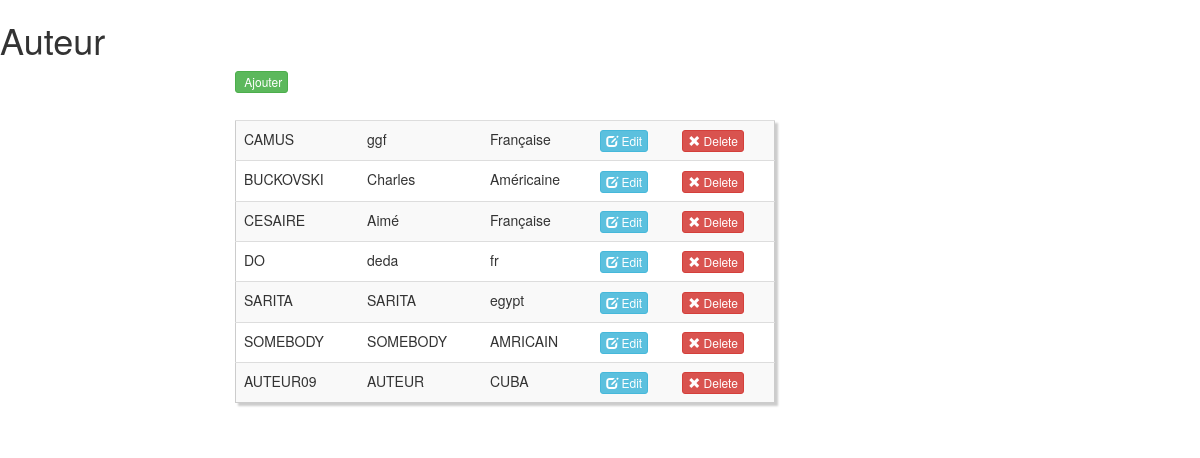
Page /auteur.php (signed in) on the earlier database version.
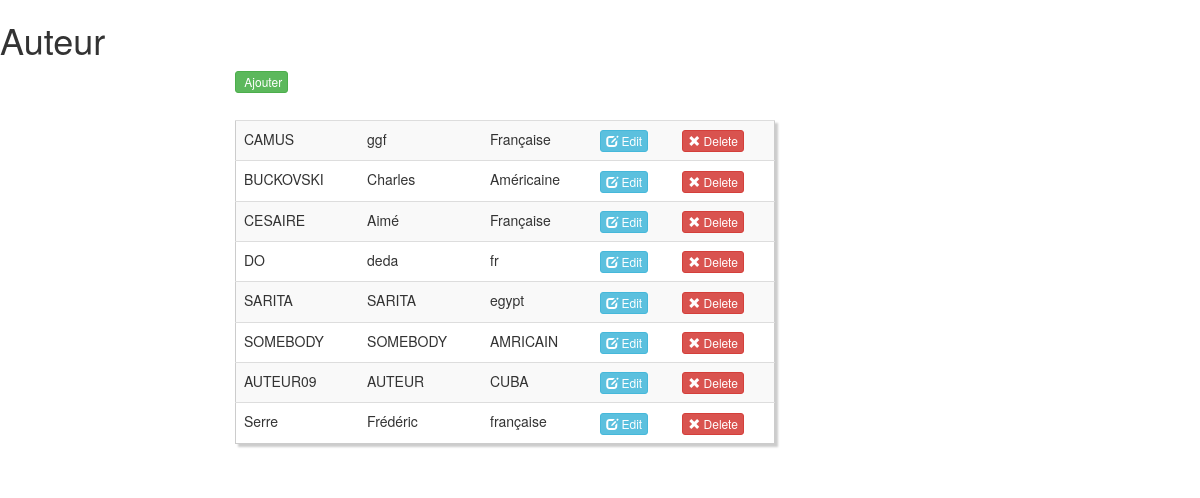
Same page on the later database version.
### tables this page shows
CREATE TABLE `auteur` (
  `id_auteur` int(11) NOT NULL,
  `nom` varchar(200) NOT NULL,
  `prenom` varchar(200) NOT NULL,
  `nationalite` varchar(50) NOT NULL
);

### includes/define.php (called while the page is built, shortened)
 <?php
$route=["auteur"=>"../auteur.php",
"formupdateauteur"=>"../formupdateauteur.php",
"formcreateauteur"=>"../formcreateauteur.php",
"createauteur"=>"../createauteur.php",
"deleteauteur"=>"../deleteauteur.php",
"updateauteur"=>"../updateauteur.php",
"bibliolist"=>"../bibliolist.php",
"createbiblio"=>"../createbiblio.php",
"deletebiblio"=>"../deletebiblio.php",
"formcreatbiblio"=>"../formcreatbiblio.php",
"formupdatebiblio"=>"../formupdatebiblio.php",
"updatebiblio"=>"../updatebiblio.php",
"livrelist"=>"../livrelist.php",
"createlivre"=>"../createlivre.php",
"deletelivre"=>"../deletelivre.php",
"formcreatelivre"=>"../formcreatelivre.php",
"formlivre"=>"../formlivre.php",
"formupdatelivre"=>"../formupdatelivre.php",
"updatelivre"=>"../updatelivre.php",
"userslist"=>"../userslist.php",
"formupdateusers"=>"../formupdateusers.php",
"formcreateuser"=>"../formcreateuser.php",
"deleteusers"=>"../deleteusers.php",
"formuser"=>"../formuser.php",
"updateuser"=>"../updateuser.php",
"createuser"=>"../createuser.php",
"editeur"=>"../editeur.php",
"createediteur"=>"../createediteur.php",
"formcreateediteur"=>"../formcreateediteur.php",
"formupdateediteur"=>"../formupdateediteur.php",
"updateediteur"=>"../updateediteur.php",
"deleteediteur"=>"../deleteediteur.php",
"client"=>"../client.php",
"createclient"=>"../createclient.php",
"formcreateclient"=>"../formcreateclient.php",
"updateclient"=>"../updateclient.php",
"deleteclient"=>"../deleteclient.php",
"formupdateclient"=>"../formupdateclient.php",
"emprunter"=>"../emprunter.php",
"emprunterlist"=>"../emprunterlist.php",
]
?>

### auteur.php (the view, shortened to what this page needs)
<?php @session_start();
include "includes/database.php";
include "includes/define.php";
?>
  <!DOCTYPE html>
<html>
    <head>
		<link href="//netdna.bootstrapcdn.com/bootstrap/3.0.0/css/bootstrap.min.css" rel="stylesheet" id="bootstrap-css">
    </head>
    <body>
        <h1>Auteur</h1>
<div class="container">
    <div class="row col-md-6 col-md-offset-2 custyle">
<a class='btn btn-success btn-xs' href='?page=formcreateauteur'><span class='glyphicon glyphicon-add'></span> Ajouter</a>
<table class="table table-striped custab">
        <?php
            try{
                $sth = $dbco->prepare("SELECT * FROM auteur");
                $sth->execute();
                $result = $sth->fetchAll(PDO::FETCH_ASSOC);
				foreach ($result as $row => $auteur) {
					     echo "<tr>";
						echo "<td>". $auteur['nom']."</td>";
						echo "<td>". $auteur['prenom']."</td>";
						echo "<td>". $auteur['nationalite']."</td>";
						echo "<td> <a class='btn btn-info btn-xs' href='?page=formupdateauteur&id=".$auteur['id_auteur']."'><span class='glyphicon glyphicon-edit'></span> Edit</a>";
						echo "<td> <a class='btn btn-danger btn-xs'href='".$route['deleteauteur']."?id=".$auteur['id_auteur']."'><span class='glyphicon glyphicon-remove'></span> Delete</a>";
					echo "</tr>";
				}
			echo "</table>";
            }
            catch(PDOException $e){
                echo "Erreur : " . $e->getMessage();
            }
        ?>
    </div>
    </body>
</html>

Differences in the rows shown:
added auteur: nom "Serre", prenom "Frédéric", nationalite "française"
